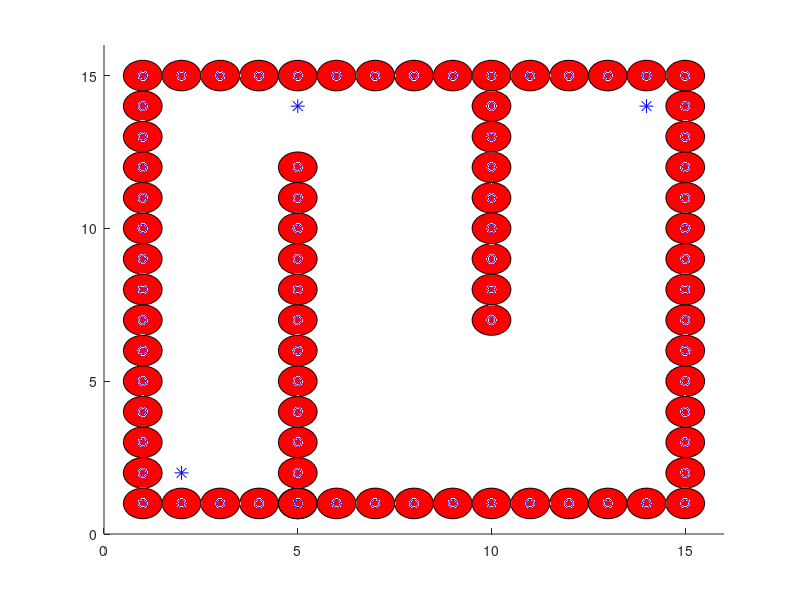

This chart was generated by the following MATLAB code: (Note: this script raises an error after producing the figure.)
figure(1);
axis([0 16 0 16]);
begin=[2;2];
% over=[14 14;5 14];
over=[14 5;14 14];
hold on;
plot(begin(1),begin(2),'*b','MarkerSize',10);
plot(over(1,:),over(2,:),'*b','MarkerSize',10);
% obstacle=[0 0 0 0 0 0 0 0 0 0 0  0  0  0  0  0  15 15 15 15 15 15 15 15 15 15 15 15 15 15 15 15 1  2  3  4  5  6  7  8  9  10 11 12 13 14   1 2 3 4 5 6 7 8 9 10 11 12 13 14   5 5 5 5 5 5 5 5 5  5  5  5  10 10 10 10 10 10 10 10; 
%           0 1 2 3 4 5 6 7 8 9 10 11 12 13 14 15 0  1  2  3  4  5  6  7  8  9  10 11 12 13 14 15 15 15 15 15 15 15 15 15 15 15 15 15 15 15 0 0 0 0 0 0 0 0 0  0  0  0  0  0   2 3 4 5 6 7 8 9 10 11 12 15 14 13 12 11 10 6  9  13];
obstacle=[1 1 1 1 1 1 1 1 1 1  1  1  1  1  1     2  3  4  5  6  7  8  9  10 11 12 13 14  2  3  4  5  6  7  8  9  10 11 12 13 14 15     15 15 15 15 15 15 15 15 15 15 15 15 15 15     5 5 5 5 5 5 5 5 5  5  5  5   10 10 10 10 10 10 10 10; 
          1 2 3 4 5 6 7 8 9 10 11 12 13 14 15    15 15 15 15 15 15 15 15 15 15 15 15 15  1  1  1  1  1  1  1  1  1  1  1  1  1   1     2  3  4  5  6  7  8  9  10 11 12 13 14 15     1 2 3 4 5 6 7 8 9  10 11 12  14 13 12 11 10 9  8  7];
    
plot(obstacle(1,:), obstacle(2,:), 'ob');

for i=1:size(obstacle,2)
    rectangle('Position',[obstacle(1,i)-0.5, obstacle(2,i)-0.5, 1, 1],'Curvature',[1,1],'FaceColor','r');
end

point= path_plan(begin, over, obstacle);

for i = 2:14
    fprintf("%d ",1)
end